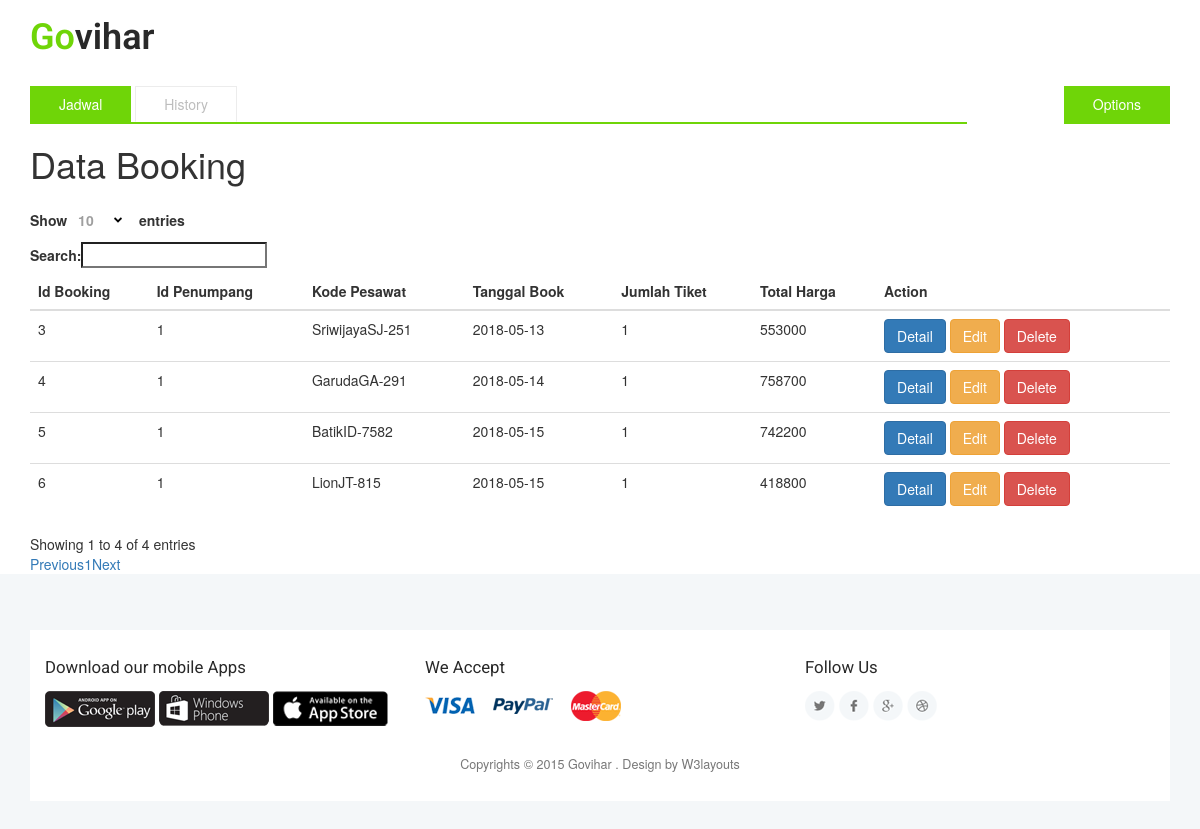
The page /index.php/booking/read on the database its author committed.
### tables this page shows
CREATE TABLE IF NOT EXISTS `booking` (
  `IdBooking` int(5) NOT NULL,
  `FK_KodePesawat` varchar(30) NOT NULL,
  `FK_IdPenumpang` int(10) NOT NULL,
  `TanggalBook` date NOT NULL,
  `JumlahTiket` int(11) NOT NULL,
  `TotalHarga` int(11) NOT NULL
);

### application/controllers/Booking.php (called while the page is built, shortened)
<?php
class Booking extends CI_Controller {
	function __construct(){
		$this->load->helper(array('url'));
		$this->load->model('PenumpangModel');
		$this->load->model('PesawatModel');
		$this->load->model('BookingModel');
	}
	public function read(){
		$data['result'] = $this->BookingModel->GetBooking();
		$this->load->view('Templates/Header');
		$this->load->view('Booking/DataTable',$data);
		$this->load->view('Templates/Footer');
	}
}

### index.php (called while the page is built, shortened)
<?php
require_once BASEPATH.'core/CodeIgniter.php';

### application/models/BookingModel.php (called while the page is built, shortened)
<?php
class BookingModel extends CI_Model {
	public function GetBooking()
	{
		$this->db->select('*');
		$this->db->from('booking');
		$data=$this->db->get();
		return $data->result_array();
	}
}

### application/views/Booking/DataTable.php (the view, shortened to what this page needs)
<!DOCTYPE html>
<html lang="en">
    <head>
    <link rel="stylesheet" href="http://maxcdn.bootstrapcdn.com/bootstrap/3.3.5/css/bootstrap.min.css">
    <link rel="stylesheet" type="text/css" href="https://cdn.datatables.net/1.10.16/css/dataTables.bootstrap.min.css">
    </head>
    <body>
        <div class="container">
        <h1>Data Booking</h1>
        <table id="example" class="table table-hover">
            <thead>
				<tr>
					<th>Id Booking</th>
					<th>Id Penumpang</th>
					<th>Kode Pesawat</th>
	                <th>Tanggal Book</th>
	                <th>Jumlah Tiket</th>
	                <th>Total Harga</th>
	                <th>Action</th>
				</tr>
				</thead>
				<tbody>
					<?php foreach ($result as $data) { ?>
		            <tr>
		            	<td><?php echo $data['IdBooking']; ?></td>
		                <td><?php echo $data['FK_IdPenumpang']; ?></td>
		                <td><?php echo $data['FK_KodePesawat']; ?></td>
		                <td><?php echo $data['TanggalBook']; ?></td>
		                <td><?php echo $data['JumlahTiket']; ?></td>
		                <td><?php echo $data['TotalHarga']; ?></td>
		                <td>
		                	<a href="<?php echo base_url()."Booking/preview/".$data['IdBooking']; ?>"><button class="btn btn-primary">Detail</button></a>
		                	<a href="<?php echo base_url()."Booking/edit/".$data['IdBooking']; ?>"><button class="btn btn-warning">Edit</button></a>
		                	<a href="<?php echo base_url()."Booking/do_delete/".$data['IdBooking']; ?>"><button class="btn btn-danger">Delete</button></a>
		                </td>
		            </tr>
		            <?php } ?>
				</tbody>
        </table>
    </div>
    </body>
</html>

### assets/css/style.css (style rules this page uses)
body { margin:0; font-family: 'Open Sans', sans-serif; background-color:#fff; }
body a { transition: 0.5s all ease; -webkit-transition: 0.5s all ease; -moz-transition: 0.5s all ease; -o-transition: 0.5s all ease; -ms-transition: 0.5s all ease; text-decoration:none; }
h1,h2,h3,h4,h5,h6 { margin:0; }

### rows shown on the page
booking: IdBooking "3", FK_IdPenumpang "1", FK_KodePesawat "SriwijayaSJ-251", TanggalBook "2018-05-13", JumlahTiket "1", TotalHarga "553000"
booking: IdBooking "4", FK_IdPenumpang "1", FK_KodePesawat "GarudaGA-291", TanggalBook "2018-05-14", JumlahTiket "1", TotalHarga "758700"
booking: IdBooking "5", FK_IdPenumpang "1", FK_KodePesawat "BatikID-7582", TanggalBook "2018-05-15", JumlahTiket "1", TotalHarga "742200"
booking: IdBooking "6", FK_IdPenumpang "1", FK_KodePesawat "LionJT-815", TanggalBook "2018-05-15", JumlahTiket "1", TotalHarga "418800"
